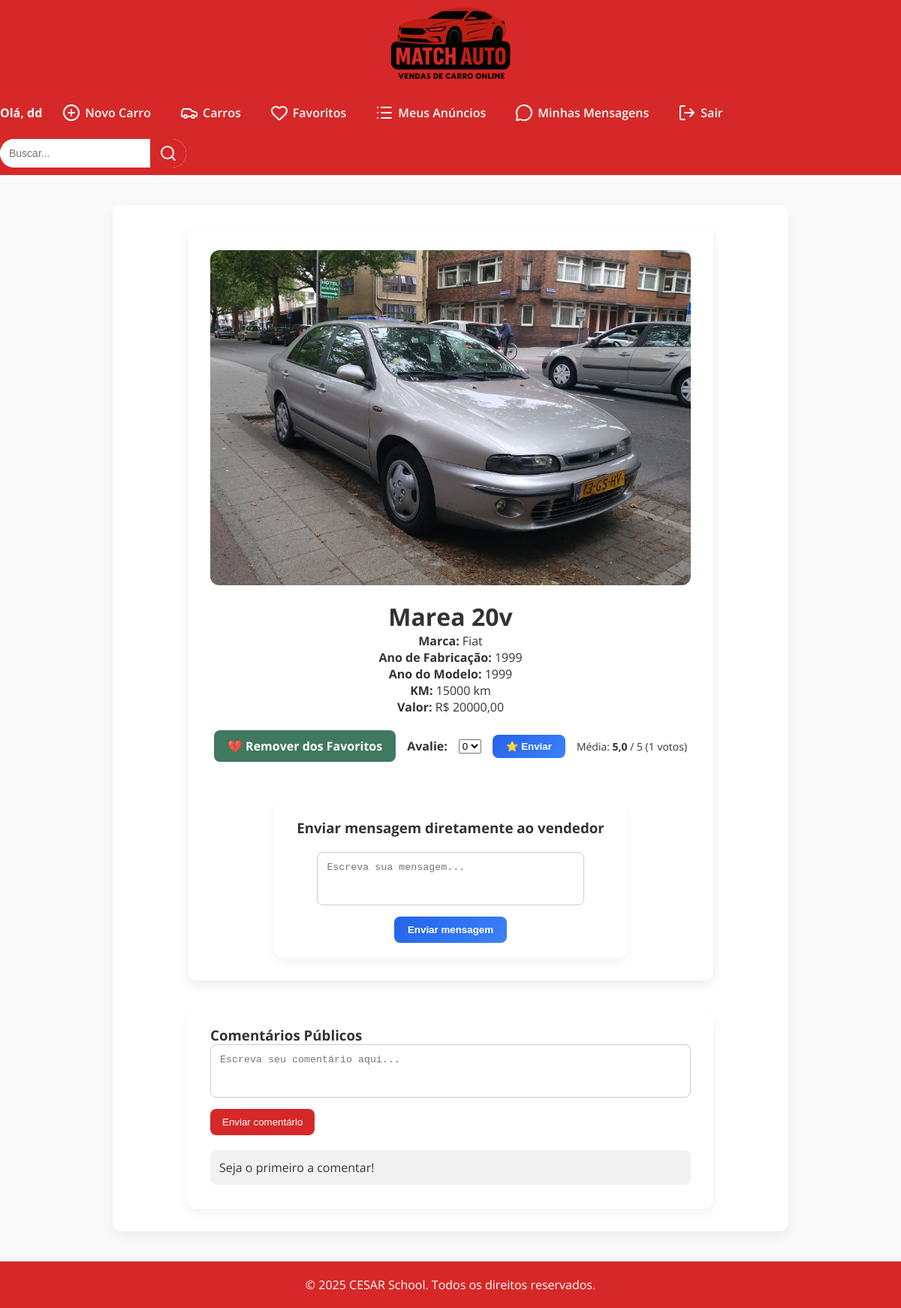
The app's page /interacoes/carro/1/ (signed in), older data.
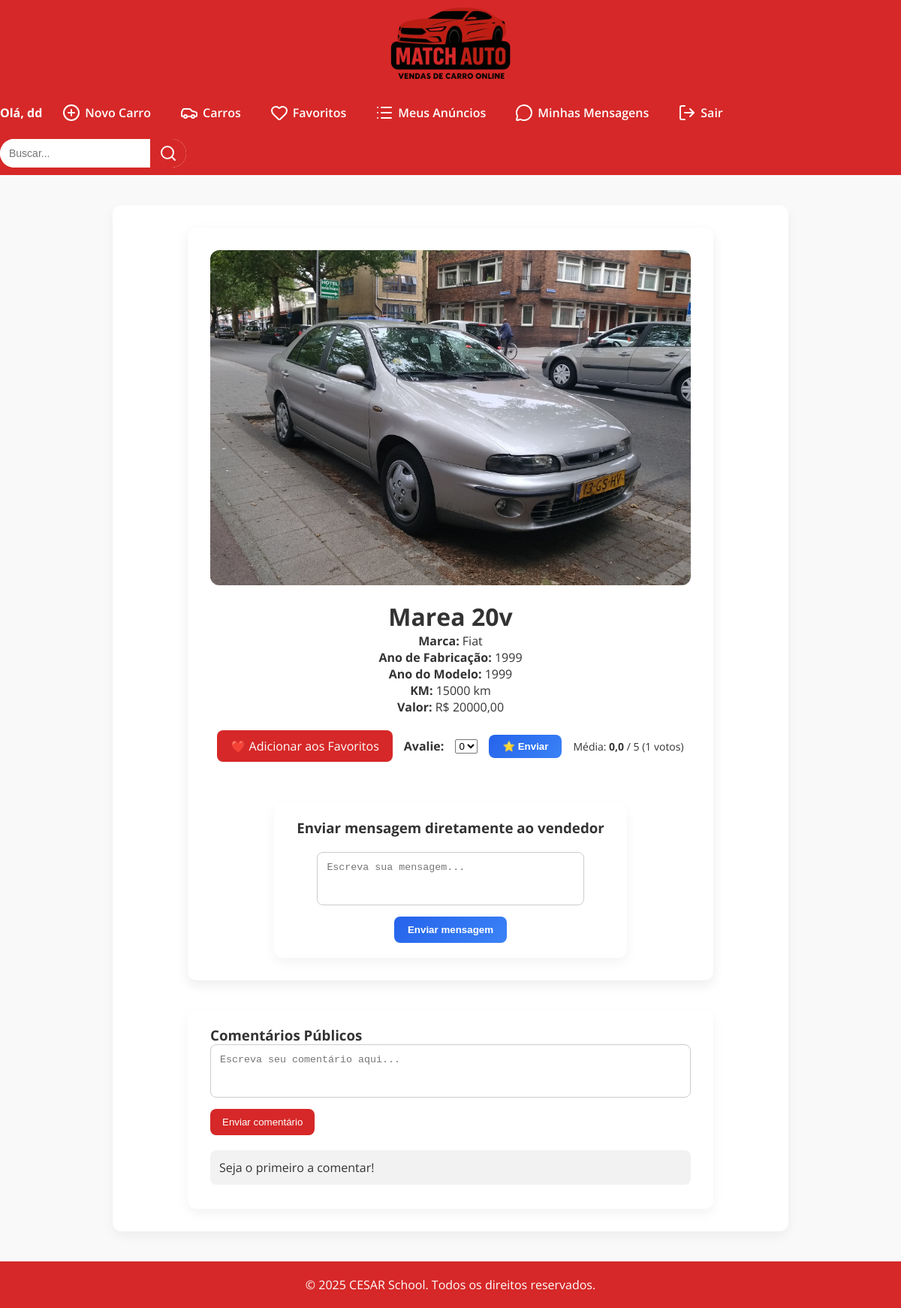
The same page, newer data.
### cars/models.py (models this page shows, shortened)
class Car(models.Model):
    id = models.AutoField(primary_key=True)
    model = models.CharField(max_length=200)
    brand = models.ForeignKey(Brand, on_delete=models.PROTECT, related_name='car_brand')
    factory_year = models.IntegerField(blank = True, null = True)
    model_year = models.IntegerField(blank = True, null = True)
    km = models.IntegerField(blank = True, null = True)
    value = models.FloatField(blank = True, null = True)
    photo = models.ImageField(upload_to='cars/', blank = True, null = True)
    favoritos = models.ManyToManyField(User, related_name='carros_favoritos', blank=True)
    usuario = models.ForeignKey(User, on_delete=models.CASCADE)
    rating = models.DecimalField(max_digits=2, decimal_places=1, default=0)

class Brand(models.Model):
    id = models.AutoField(primary_key=True)
    name = models.CharField(max_length=200)

### interacoes/views.py (the view, shortened to what this page needs)
# urls.py: path('carro/<int:carro_id>/', views.detalhes_carro, name='detalhes_carro'),
def detalhes_carro(request, carro_id):
    carro = get_object_or_404(Car, id=carro_id)
    ja_favoritado = False
    if request.user.is_authenticated:
        ja_favoritado = Favorito.objects.filter(usuario=request.user, carro=carro).exists()
    comentarios = Comentario.objects.filter(carro=carro).order_by('-criado_em')
    context = {
        'carro': carro,
        'ja_favoritado': ja_favoritado,
        'comentarios': comentarios,
    }
    return render(request, 'detalhes_carro.html', context)

### interacoes/templates/detalhes_carro.html (shortened to what this page needs)
{% extends 'base.html' %}
{% load static %}
{% block content %}
  <div class="car-container">
    {% if carro.photo %}
      <img src="{{ carro.photo.url }}" alt="{{ carro.model }}" class="car-img">
    {% endif %}
    <h1 style="margin-top: 20px;">{{ carro.model }}</h1>
    <p><strong>Marca:</strong> {{ carro.brand.name }}</p>
    <p><strong>Ano de Fabricação:</strong> {{ carro.factory_year }}</p>
    <p><strong>Ano do Modelo:</strong> {{ carro.model_year }}</p>
    <p><strong>KM:</strong> {{ carro.km|default:"N/A" }} km</p>
    <p><strong>Valor:</strong> R$ {{ carro.value|floatformat:2 }}</p>
    {% if user.is_authenticated %}
      <div class="mt-4 flex items-center justify-center gap-4 flex-wrap">
        <a href="{% url 'toggle_favorito' carro.id %}"
           class="{% if ja_favoritado %}ja-favoritado-btn{% else %}favorito-btn{% endif %}">
           {% if ja_favoritado %}💔 Remover dos Favoritos{% else %}❤️ Adicionar aos Favoritos{% endif %}
        </a>
        <form action="{% url 'rate_car' carro.id %}" method="post" class="flex items-center gap-2">
          <label for="score" class="text-sm font-bold"><strong>Avalie:</strong></label>
          <select name="score" id="score" class="border rounded p-1">
            {% for i in "012345" %}
              <option value="{{ i }}">{{ i }}</option>
            {% endfor %}
          </select>
          <button type="submit" class="avaliar-btn">
            ⭐ Enviar
          </button>
        </form>
        <p class="media-avaliacao mt-2">
          Média: <strong>{{ carro.rating }}</strong> / 5 ({{ carro.ratings.count }} votos)
        </p>
        {% if user.is_authenticated and user != carro.usuario %}
          <div class="mensagem-container">
            <h3>Enviar mensagem diretamente ao vendedor</h3>
            <form method="post" action="{% url 'enviar_mensagem' carro.id %}" class="mensagem-form">
              <textarea name="conteudo" rows="3" placeholder="Escreva sua mensagem..." required></textarea>
              <button type="submit" class="mensagem-btn">Enviar mensagem</button>
            </form>
          </div>
        {% endif %}
      </div>
    {% else %}
      <p class="text-sm italic mt-4">Entre para favoritar ou avaliar este carro.</p>
    {% endif %}
  </div>
  <div class="comentarios-container">
    <h3>Comentários Públicos</h3>
    {% if user.is_authenticated %}
      <form id="comentario-form" method="post" class="comentario-form">
        <textarea name="texto" rows="3" placeholder="Escreva seu comentário aqui..." required></textarea>
        <button type="submit">Enviar comentário</button>
      </form>
    {% else %}
      <p><a href="{% url 'login' %}">Faça login</a> para comentar.</p>
    {% endif %}
    <ul class="comentarios-lista" id="comentarios-lista">
      {% for comentario in comentarios %}
        <li>
          <strong>{{ comentario.autor.username }}</strong>
          em {{ comentario.criado_em|date:"d/m/Y H:i" }}<br>
          {{ comentario.texto }}
        </li>
      {% empty %}
        <li>Seja o primeiro a comentar!</li>
      {% endfor %}
    </ul>
  </div>
{% endblock %}

Row changes from the older to the newer data that the page shows:
changed Car "Marea 20v": rating "5,0" → "0,0"
Text that changed along with them:
text no longer shown: "💔 Remover dos Favoritos"
text now shown: "❤️ Adicionar aos Favoritos"
